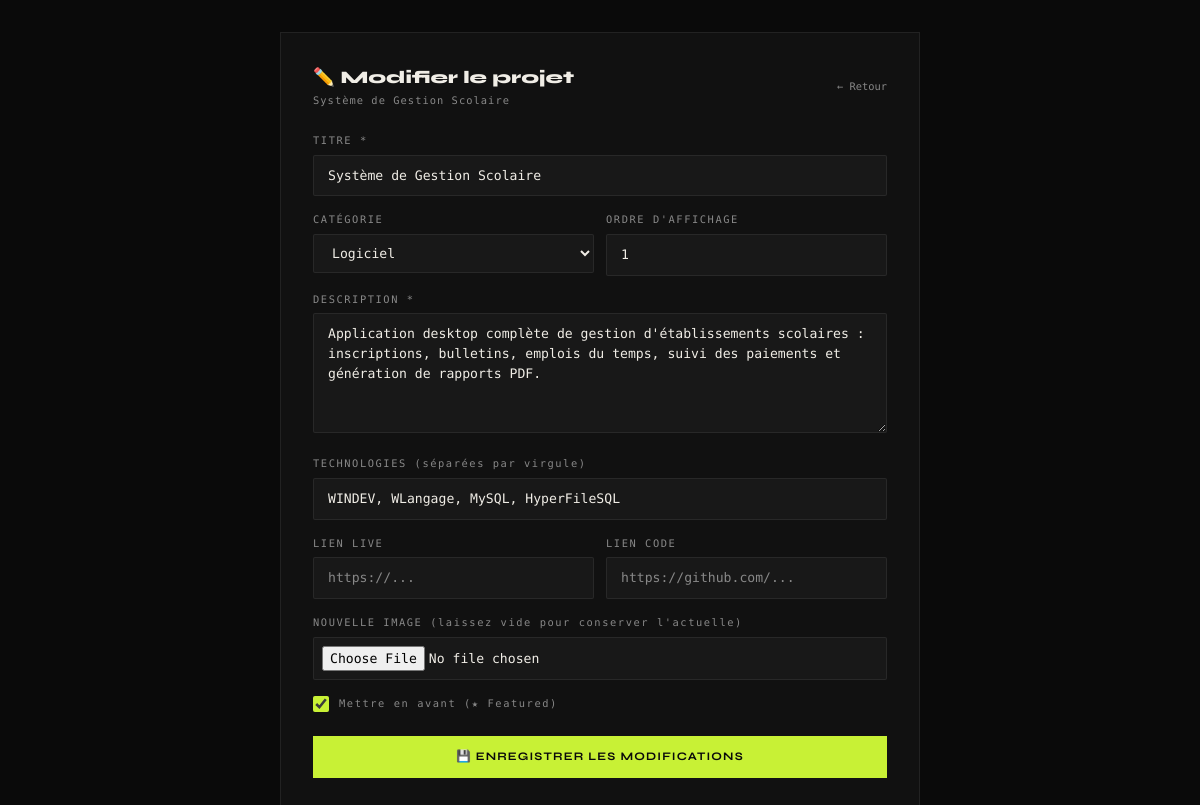
/admin/edit_project.php?id=1 (signed in), run on the app's committed database.
### tables this page shows
CREATE TABLE IF NOT EXISTS `projects` (
  `id` int UNSIGNED NOT NULL AUTO_INCREMENT,
  `title` varchar(200) NOT NULL,
  `category` enum('web','design','software','other') NOT NULL DEFAULT 'web',
  `description` text NOT NULL,
  `tech_stack` varchar(500) DEFAULT NULL COMMENT 'JSON array',
  `image` varchar(255) DEFAULT NULL,
  `link_live` varchar(500) DEFAULT NULL,
  `link_code` varchar(500) DEFAULT NULL,
  `is_featured` tinyint(1) NOT NULL DEFAULT '0',
  `sort_order` smallint NOT NULL DEFAULT '0',
  `created_at` timestamp NOT NULL DEFAULT CURRENT_TIMESTAMP,
  PRIMARY KEY (`id`)
);

### config.php (called while the page is built, shortened)
<?php
function h($s) { return htmlspecialchars((string)$s, ENT_QUOTES, 'UTF-8'); }

### admin/edit_project.php (the view, shortened to what this page needs)
<?php
require_once '../config.php';
$pdo = db();
$id = (int)($_GET['id'] ?? 0);
$p = $pdo->prepare("SELECT * FROM projects WHERE id = ?");
$p->execute([$id]);
$p = $p->fetch();
$techArr    = json_decode($p['tech_stack'] ?? '[]', true) ?: [];
$techString = implode(', ', $techArr);
?>
<!DOCTYPE html>
<html lang="fr">
<head>
<script src="https://cdn.tailwindcss.com"></script>
</head>
<body>
<div class="card">
  <div style="display:flex;justify-content:space-between;align-items:center;margin-bottom:24px">
    <div>
      <div style="font-family:'Syne',sans-serif;font-size:1.1rem;font-weight:800">✏️ Modifier le projet</div>
      <div style="font-size:0.65rem;letter-spacing:0.1em;color:var(--text2);margin-top:2px"><?= h($p['title']) ?></div>
    </div>
    <a href="index.php?tab=projects" style="font-size:0.65rem;color:var(--text2)">← Retour</a>
  </div>
  <form method="POST" action="save_project.php" enctype="multipart/form-data">
    <div class="form-group">
      <label>TITRE *</label>
      <input name="title" class="field" required value="<?= h($p['title']) ?>">
    </div>
    <div style="display:grid;grid-template-columns:1fr 1fr;gap:12px">
      <div class="form-group">
        <label>CATÉGORIE</label>
        <select name="category" class="field">
          <?php foreach(['web'=>'Web','design'=>'Design','software'=>'Logiciel','other'=>'Autre'] as $v=>$l): ?>
          <option value="<?= $v ?>" <?= $p['category']===$v?'selected':'' ?>><?= $l ?></option>
          <?php endforeach; ?>
        </select>
      </div>
      <div class="form-group">
        <label>ORDRE D'AFFICHAGE</label>
        <input name="sort_order" type="number" class="field" value="<?= $p['sort_order'] ?>">
      </div>
    </div>
    <div class="form-group">
      <label>DESCRIPTION *</label>
      <textarea name="description" class="field" rows="5" required><?= h($p['description']) ?></textarea>
    </div>
    <div class="form-group">
      <label>TECHNOLOGIES (séparées par virgule)</label>
      <input name="tech_raw" class="field" value="<?= h($techString) ?>">
    </div>
    <div style="display:grid;grid-template-columns:1fr 1fr;gap:12px">
      <div class="form-group">
        <label>LIEN LIVE</label>
        <input name="link_live" class="field" value="<?= h($p['link_live']) ?>" placeholder="https://...">
      </div>
      <div class="form-group">
        <label>LIEN CODE</label>
        <input name="link_code" class="field" value="<?= h($p['link_code']) ?>" placeholder="https://github.com/...">
      </div>
    </div>
    <div class="form-group">
      <label>NOUVELLE IMAGE (laissez vide pour conserver l'actuelle)</label>
      <input name="image" type="file" class="field" accept="image/*" style="padding:8px">
    </div>
    <div class="form-group" style="display:flex;align-items:center;gap:10px;margin-bottom:24px">
      <input type="checkbox" name="is_featured" id="feat" value="1" <?= $p['is_featured']?'checked':'' ?> style="accent-color:var(--accent);width:16px;height:16px">
      <label for="feat" style="margin-bottom:0;cursor:pointer">Mettre en avant (★ Featured)</label>
    </div>
    <button type="submit" class="btn-a">💾 ENREGISTRER LES MODIFICATIONS</button>
  </form>
</div>
</body>
</html>

### admin/edit_project.php (style rules this page uses)
:root { --bg:#0a0a0a; --bg2:#111; --bg3:#181818; --border:rgba(255,255,255,0.07); --text:#f0ede6; --text2:#888; --accent:#c8f135; }
* { box-sizing:border-box; }
body { background:var(--bg); color:var(--text); font-family:'DM Mono',monospace; font-weight:300; min-height:100vh; display:flex; align-items:center; justify-content:center; padding:2rem; }
.card { background:var(--bg2); border:1px solid var(--border); padding:2rem; width:100%; max-width:640px; }
.field { background:var(--bg3); border:1px solid var(--border); padding:10px 14px; width:100%; font-family:'DM Mono',monospace; font-size:0.82rem; color:var(--text); outline:none; transition:border-color 0.2s; border-radius:2px; }
.field::placeholder { color:var(--text2); }
label { font-size:0.65rem; letter-spacing:0.15em; color:var(--text2); display:block; margin-bottom:6px; }
.form-group { margin-bottom:16px; }
.btn-a { background:var(--accent); color:#0a0a0a; font-family:'Syne',sans-serif; font-weight:700; font-size:0.72rem; letter-spacing:0.1em; text-transform:uppercase; padding:12px 24px; border:none; cursor:pointer; width:100%; }

### data on the page
projects: title "Système de Gestion Scolaire", category "Logiciel", sort_order "1", description "Application desktop complète de gestion d'établissements scolaires : inscriptions, bulletins, emplois du temps, suivi des paiements et génération de rapports PDF.", tech_raw "WINDEV, WLangage, MySQL, HyperFileSQL", is_featured "☑"
